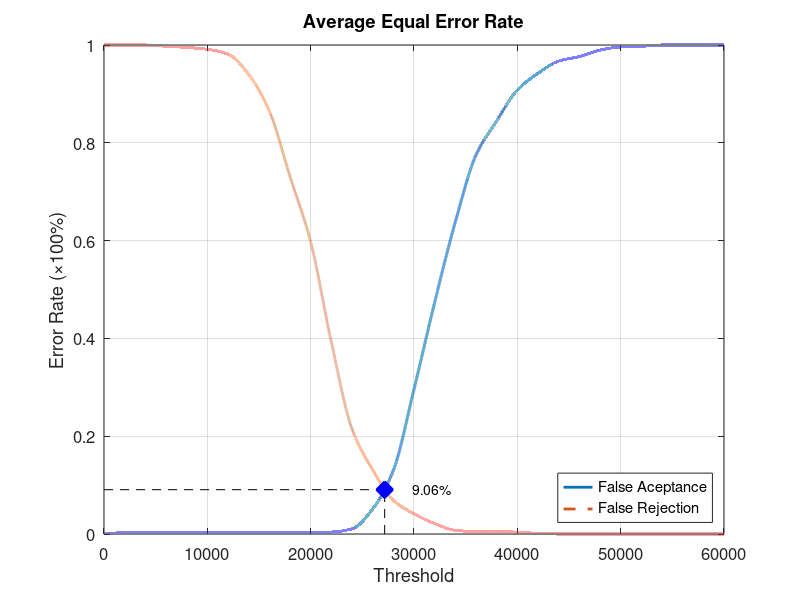
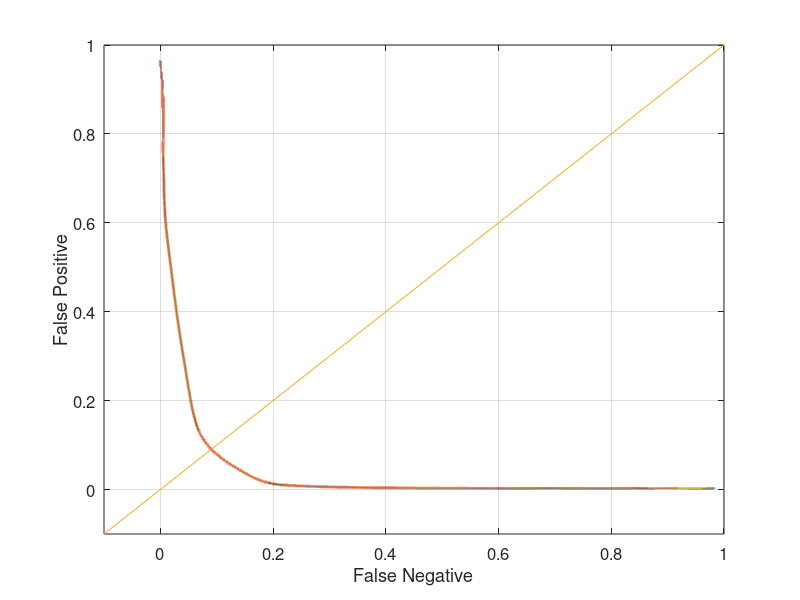

Write MATLAB code to recreate these figures, in order.
function yEER = Experiment3Average
close all;
clear;
clc;
x = 0:2000:60000;
xq = 0:0.5:60000;

y0 = [0 0.00263158 0.00263158 0.00263158 0.00263158 0.00263158 0.00263158 0.00263158 0.00263158 0.00263158 0.00263158 0.00394737 0.0105263 0.0513158 0.130263 0.296053 0.473684 0.638158 0.775 0.844737 0.907895 0.942105 0.967105 0.976316 0.989474 0.996053 0.997368 1 1 1 1];
yy0 = interp1(x, y0, xq, 'pchip');
y1 = [1 1 1 0.9975 0.995 0.99125 0.98125 0.94 0.865 0.73125 0.5975 0.3925 0.215 0.13125 0.06875 0.04125 0.02125 0.0075 0.005 0.005 0.00375 0.00125 0 0 0 0 0 0 0 0 0];
yy1 = interp1(x, y1, xq, 'pchip');

% Calculating EER: 
y2 = abs(y0 - y1);
find(y2 == min(y2))
yy2 = abs(yy0 - yy1);
xEER = find(yy2 == min(yy2));
xEERIndex = xq(xEER) % X-axis EER
yEER = yy0(xEER) % Y-axis EER

main = figure
plot(xq, yy0,'-','LineWidth', 2);	hold on
plot(xq, yy1,'--','LineWidth', 2);	hold on
plot([xEERIndex xEERIndex], [0 yEER], 'k--');	hold on
plot([0 xEERIndex], [yEER yEER], 'k--');	hold on
plot(xEERIndex, yEER, 'bx', 'LineWidth', 10);	hold on
text(xEERIndex + 10 * xEERIndex / 100, yEER, [num2str(round((10000 * yEER)) / 100) '%'])
legend('False Aceptance', 'False Rejection', 'Location', 'SouthEast')
xlabel('Threshold')
ylabel('Error Rate (\times100%)')
title('Average Equal Error Rate')
set(gca, 'FontSize', 12)
axis([0 60000 0 1])
grid on

print(main, 'Experiment3AverageMain', '-dpng');
FNRxFPR = figure('Color', [1 1 1]);
plot(yy1, yy0, '-', yy1, yy0, 'LineWidth', 2);
hold on
y = -0.1:0.1:1
plot(y, y); 
set(gca, 'FontSize', 12)
xlabel('False Negative')
ylabel('False Positive')
axis([-0.1 1 -0.1 1])
set(gca, 'FontSize', 12)
grid on

print(FNRxFPR, 'Experiment3AverageFNRxFPR','-dpng');
end
